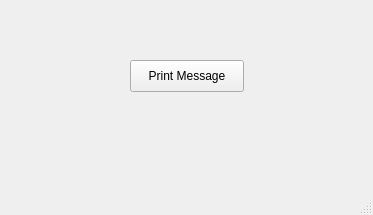
<?xml version="1.0" encoding="UTF-8"?>
<ui version="4.0">
 <class>MainWindow</class>
 <widget class="QMainWindow" name="MainWindow">
  <property name="geometry">
   <rect>
    <x>0</x>
    <y>0</y>
    <width>373</width>
    <height>215</height>
   </rect>
  </property>
  <property name="windowTitle">
   <string>MainWindow</string>
  </property>
  <widget class="QWidget" name="centralwidget">
   <widget class="QPushButton" name="pushButton">
    <property name="geometry">
     <rect>
      <x>130</x>
      <y>60</y>
      <width>114</width>
      <height>32</height>
     </rect>
    </property>
    <property name="text">
     <string>Print Message</string>
    </property>
   </widget>
  </widget>
  <widget class="QMenuBar" name="menubar">
   <property name="geometry">
    <rect>
     <x>0</x>
     <y>0</y>
     <width>373</width>
     <height>22</height>
    </rect>
   </property>
  </widget>
  <widget class="QStatusBar" name="statusbar"/>
 </widget>
 <resources/>
 <connections/>
</ui>
